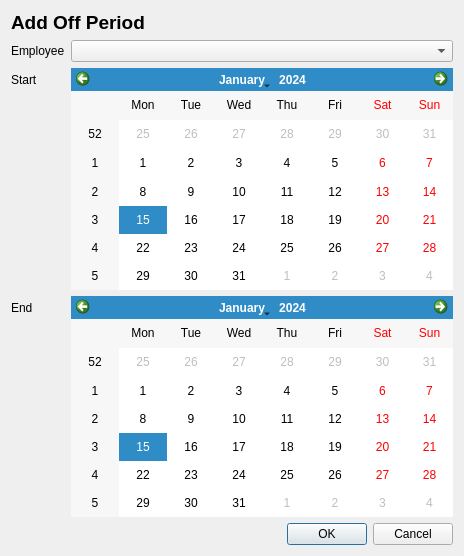
<?xml version="1.0" encoding="UTF-8"?>
<ui version="4.0">
 <class>Form</class>
 <widget class="QWidget" name="Form">
  <property name="geometry">
   <rect>
    <x>0</x>
    <y>0</y>
    <width>464</width>
    <height>556</height>
   </rect>
  </property>
  <property name="windowTitle">
   <string>Form</string>
  </property>
  <layout class="QVBoxLayout" name="verticalLayout">
   <item>
    <layout class="QVBoxLayout" name="editorLayout" stretch="0,1,0">
     <property name="sizeConstraint">
      <enum>QLayout::SetDefaultConstraint</enum>
     </property>
     <item>
      <widget class="QLabel" name="editorTitle">
       <property name="font">
        <font>
         <pointsize>14</pointsize>
         <weight>75</weight>
         <bold>true</bold>
        </font>
       </property>
       <property name="text">
        <string>Add Off Period</string>
       </property>
      </widget>
     </item>
     <item>
      <layout class="QFormLayout" name="userFormLayout">
       <item row="0" column="0">
        <widget class="QLabel" name="employeeLabel">
         <property name="text">
          <string>Employee</string>
         </property>
        </widget>
       </item>
       <item row="1" column="0">
        <widget class="QLabel" name="typeLabel">
         <property name="text">
          <string>Start</string>
         </property>
        </widget>
       </item>
       <item row="2" column="0">
        <widget class="QLabel" name="referenceLabel">
         <property name="text">
          <string>End</string>
         </property>
        </widget>
       </item>
       <item row="1" column="1">
        <widget class="QCalendarWidget" name="startEdit"/>
       </item>
       <item row="2" column="1">
        <widget class="QCalendarWidget" name="endEdit"/>
       </item>
       <item row="0" column="1">
        <widget class="QComboBox" name="employeeBox"/>
       </item>
      </layout>
     </item>
     <item>
      <widget class="QDialogButtonBox" name="buttonBox">
       <property name="standardButtons">
        <set>QDialogButtonBox::Cancel|QDialogButtonBox::Ok</set>
       </property>
      </widget>
     </item>
    </layout>
   </item>
  </layout>
 </widget>
 <resources/>
 <connections/>
</ui>
